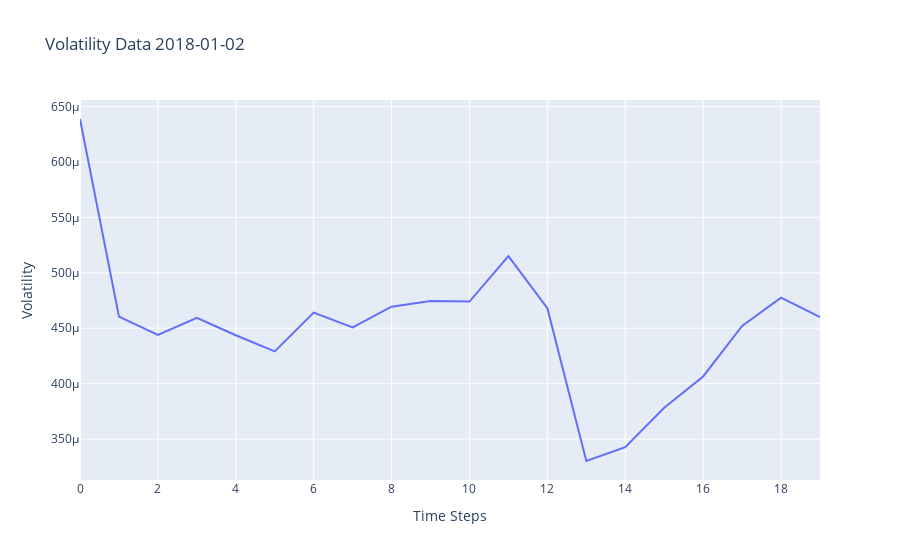

This figure's notebook cell:
### Code cell
import torch
import plotly.express as px
import pandas as pd

data = torch.load("temporal_data_10window/volatility_2020-01-03.pt")
data_np = data.numpy()

df = pd.DataFrame({
    'time_step': range(len(data_np)),
    'value': data_np
})

fig = px.line(df, x='time_step', y='value', 
              title='Volatility Data 2018-01-02',
              labels={'time_step': 'Time Steps', 'value': 'Volatility'})
fig.show()

### Figure 1 — Plotly figure (JSON) as saved in the notebook; plotly's stock layout.template omitted (floating-point values rounded to 4 significant figures)
{"data": [{"hovertemplate": "Time Steps=%{x}<br>Volatility=%{y}<extra></extra>", "legendgroup": "", "line": {"color": "#636efa", "dash": "solid"}, "marker": {"symbol": "circle"}, "mode": "lines", "name": "", "orientation": "v", "showlegend": false, "type": "scatter", "x": [0, 1, 2, 3, 4, 5, 6, 7, 8, 9, 10, 11, 12, 13, 14, 15, 16, 17, 18, 19], "xaxis": "x", "y": [0.0006388, 0.0004604, 0.0004439, 0.0004594, 0.0004437, 0.0004291, 0.0004641, 0.0004507, 0.0004695, 0.0004745, 0.0004741, 0.000515, 0.000468, 0.0003302, 0.0003426, 0.0003783, 0.0004065, 0.0004521, 0.0004776, 0.0004601], "yaxis": "y"}], "layout": {"legend": {"tracegroupgap": 0}, "title": {"text": "Volatility Data 2018-01-02"}, "xaxis": {"anchor": "y", "domain": [0, 1], "title": {"text": "Time Steps"}}, "yaxis": {"anchor": "x", "domain": [0, 1], "title": {"text": "Volatility"}}}}
